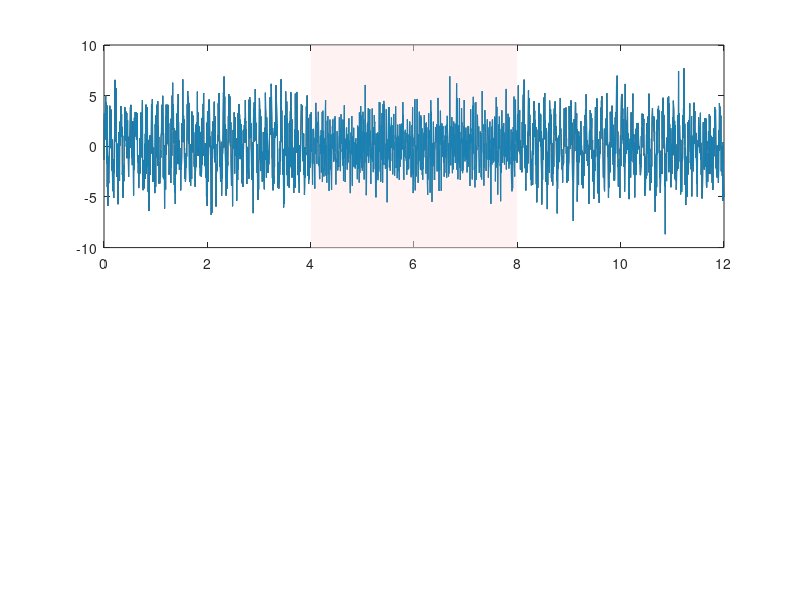

The MATLAB script that drew this image: (Note: this script raises an error after producing the figure.)
% Prog_18d.m: EEG Spectral Changes (Alpha Wave Desynchronisation).
% Context: Educational Psychology - Tracking cognitive load and attention.
% Parameter Setup.
Fs=250;                       % Sampling rate (Hz).
duration=12;                  % Total experiment duration (seconds).
t=0:(1/Fs):(duration-1/Fs);   % Time vector.
N=length(t);                  % Total data points.
% Define psychological phase transitions (in seconds).
task_start=4.0;
task_end  =8.0;
% Simulate Brain States (Time-Varying Spectral Data).
% Background sensor noise (broadband white noise).
eeg_signal=1.8*randn(1,N);
% Generate continuous frequencies to manipulate.
alpha_frequency=10; % 10 Hz Alpha wave (Relaxation/Idle).
beta_frequency =22; % 22 Hz Beta wave  (Active Focus/Stress).
% Construct the dynamic signal based on the student's cognitive state.
for i=1:N
    current_time=t(i);
    if current_time>=task_start && current_time<task_end
        % Cognitive Load / Task Focus (4s to 8s).
        % Alpha waves drop out (Desynchronisation). Beta waves increase.
        alpha_amplitude=0.3; 
        beta_amplitude =1.5; 
    else
        % PHASES 1 & 3: Relaxed / Eyes Closed (0s-4s, 8s-12s).
        % Alpha waves are highly prominent. Beta waves are quiet.
        alpha_amplitude=2.5; 
        beta_amplitude =0.2; 
    end
    % Inject the shifting oscillations into the raw timeline.
    eeg_signal(i)=eeg_signal(i)+...
        alpha_amplitude*sin(2*pi*alpha_frequency*current_time)+...
        beta_amplitude*sin(2*pi*beta_frequency*current_time);
end
% Visualization: Time-Domain vs. Frequency-Domain.
figure('Name', 'Psychological EEG Spectral Analysis', 'Color', [1 1 1]);

% Raw Continuous Time-Series EEG.
subplot(2,1,1);
plot(t,eeg_signal,'Color',[0.2 0.2 0.2],'LineWidth',0.8); 
hold on;
% Highlight the psychological task window visually.
y_limits=ylim;
patch([task_start task_end task_end task_start], ...
    [y_limits(1) y_limits(1) y_limits(2) y_limits(2)], ...
    [1 0.9 0.9], 'EdgeColor', 'none', 'FaceAlpha', 0.5);
% Replot signal over the patch so it stays visible
plot(t,eeg_signal,'Color',[0.1 0.5 0.7],'LineWidth',0.8);
xline(task_start,'--r','Eyes Open','LabelVerticalAlignment','bottom');
xline(task_end,'--r','Task Ends','LabelVerticalAlignment','bottom');
title('Raw EEG Timeline: Relaxed vs. Cognitive Task States');
xlabel('Time (seconds)'); ylabel('Amplitude (\muV)');
grid on; xlim([0 duration]);
set(gca,'FontSize',15)
% Spectrogram (Time-Frequency Analysis).
subplot(2,1,2);
window_len=round(1.0 * Fs);  % 1-second moving window
overlap   =round(0.9 * Fs);  % 90% overlap for smooth visuals
nfft      =512;              % FFT points
% Calculate the spectrogram using MATLAB's built-in signal processing function
[S,F,T,P]=spectrogram(eeg_signal,window_len,overlap,nfft,Fs);
% Convert power to decibels (dB) for enhanced visual contrast.
P_dB=10*log10(P);
% Display the time-frequency map.
imagesc(T,F,P_dB); 
axis xy; % Correct the vertical axis orientation.
colormap('jet');
colorbar_handle = colorbar;
ylabel(colorbar_handle, 'Power Spectral Density (dB)');
% Clean up the view to focus on relevant psychological frequencies (0-35 Hz).
ylim([0 35]); 
xline(task_start,'-w','LineWidth',1.5);
xline(task_end,'-w','LineWidth', 1.5);
title('Brain Spectrogram: Visualizing Alpha Blocking & Beta Activation');
xlabel('Time (seconds)'); ylabel('Frequency (Hz)');
set(gca,'FontSize',15)
% End Prog_18d.m.
